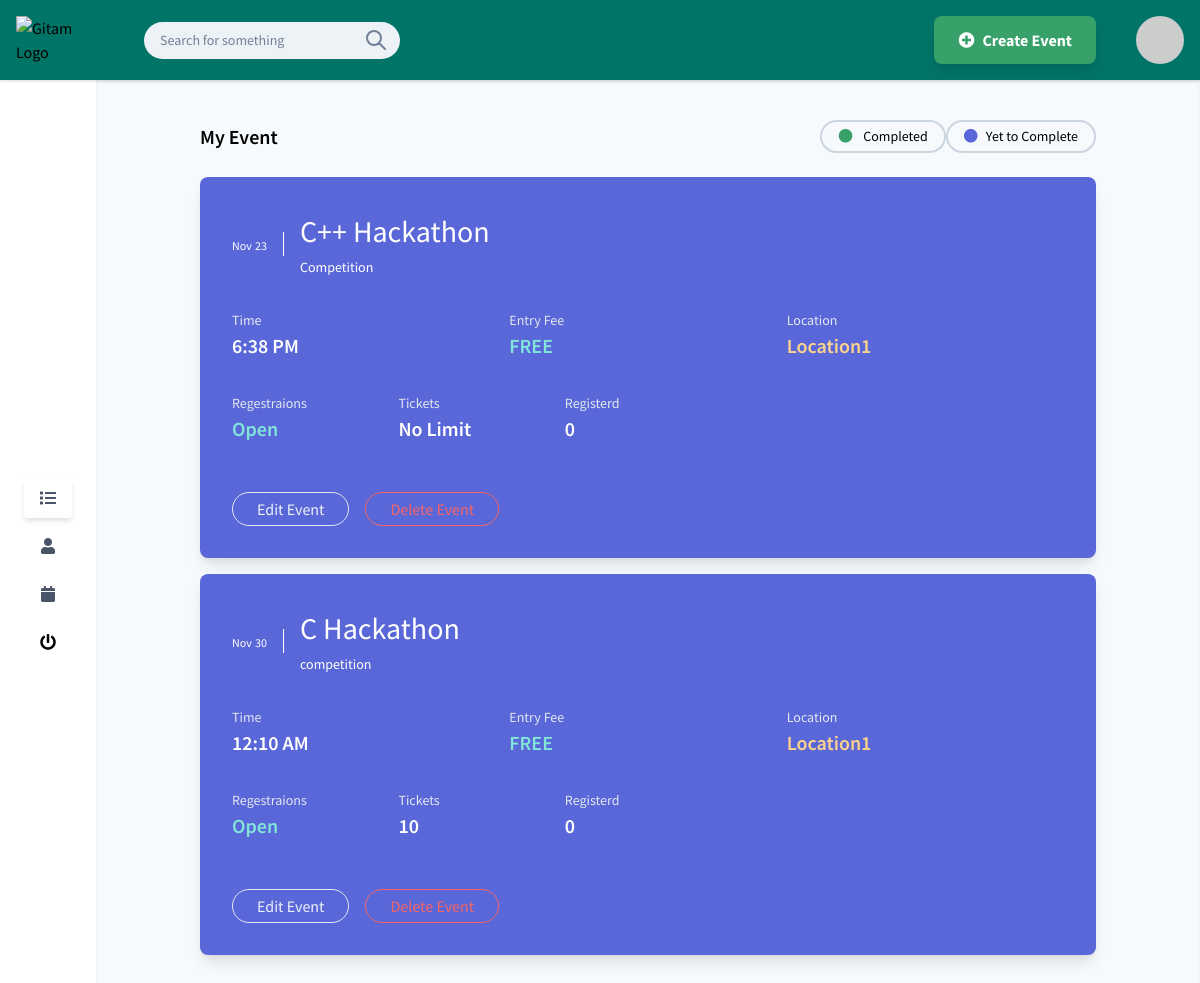
Page /organizer/myevents/ (signed in) on the earlier database version.
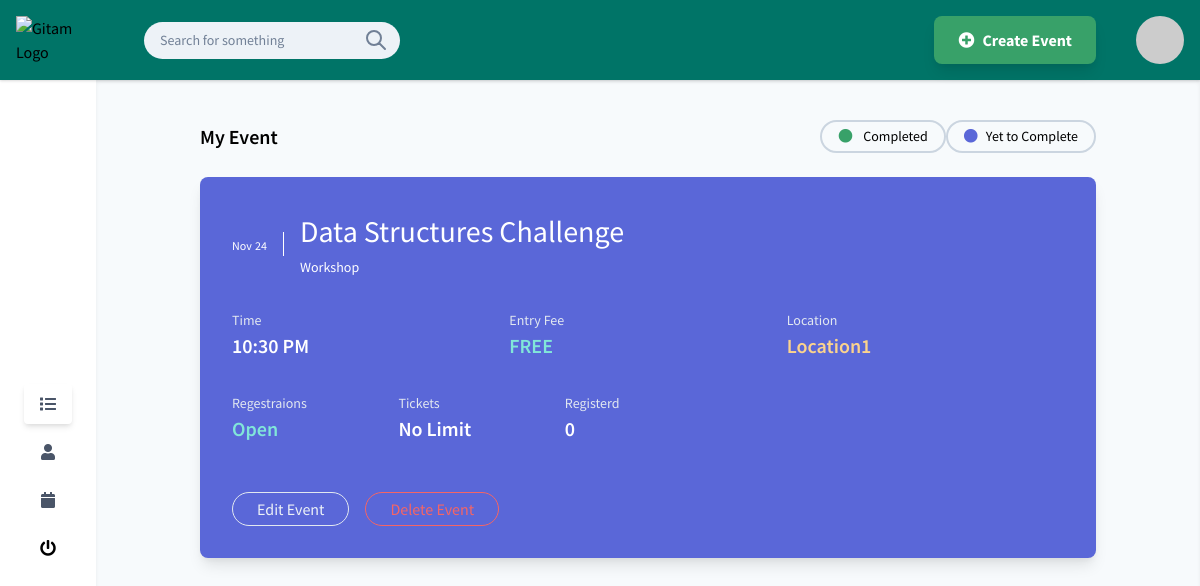
Same page on the later database version.
### events/models.py (models this page shows)
class Event(models.Model):
    LOCATION_CHOICE = [
        ("Location1", "Location1"),
        ("Location2", "Location2"),
        ("Location3", "Location3"),
        ("Location4", "Location4"),
        ("Location5", "Location5"),
    ]
    CATEGORY_CHOICE = [
        ("WorkShop", "WorkShop"),
        ("Competition", "Competition"),
        ("Tech Talk", "Tech Talk"),
        ("Gaming", "Gaming"),
        ("Entertainment", "Entertainment"),
    ]
    name = models.CharField(max_length=100)
    description = models.TextField(blank=True,null=True)
    date = models.DateField()
    time = models.TimeField()
    location = models.CharField(max_length=50,choices=LOCATION_CHOICE,blank=True,null=True)
    category = models.CharField(max_length=50,choices=CATEGORY_CHOICE)
    fee = models.IntegerField(default="0")
    capacity = models.IntegerField(default=0)
    organizer = models.ForeignKey("users.Organizer",on_delete=models.CASCADE,null=False,blank=False)
    participants = models.ManyToManyField("users.Participant",related_name='events_participated', blank=True)
    image = models.ImageField(upload_to="event_images/",blank=True,null=True)
    is_completed = models.BooleanField(default=False)
    accept_registrations = models.BooleanField(default=True)

### events/views.py (the view)
# urls.py: path("organizer/myevents/", myevents, name="my_events"),
def myevents(request):
    if request.user.role != "organizer":
        return JsonResponse({"error": "Forbidden"}, status=403)
    events = Event.objects.filter(organizer__user=request.user)
    events_count = events.count()
    for event in events:
        event.participant_count = event.participants.count()
        if event.is_completed:
            event.bg = "green"
        else:
            event.bg = "indigo"
    return render(request,"events/myevents.html",{"events":events,"events_count":events_count})

### Templates/events/myevents.html (shortened to what this page needs)
{% extends 'Dashboards/organizer.html'%}
{% block subcontent %}
<div class="w-full max-w-4xl mx-auto">
    <div class="w-full my-6 / flex  items-center">
        <h1 class="text-xl font-semibold flex-auto text-black">My Event</h1>
        <div class="flex flex-row align-right items-end  md:p-0">
            <a class="text-xs inline-block py-1 px-4 border-2 rounded-full border-gray-400 text-black / md:text-sm self-end hover:bg-white hover:text-gray-900"
                href=""><i class="fas fa-solid fa-circle mr-2" style="color: #38a169;"></i> Completed</a>
            <a class="text-xs inline-block py-1 px-4 border-2 rounded-full border-gray-400 text-black / md:text-sm self-end hover:bg-white hover:text-gray-900"
                href=""><i class="fas fa-solid fa-circle mr-2" style="color: #5a67d8;"></i>Yet to Complete</a>
        </div>
    </div>
    {% for event in events%}
    <section
        class="p-4 pt-0 mb-4 sm:p-8 sm:pt-0 rounded-lg bg-{{event.bg}}-600 md:flex md:flex-wrap items-center shadow-lg" id="event-{{ event.id }}">
        <div class="pt-4 / md:flex / lg:pt-8  / xl:w-8/12">
            <div class="lg:flex lg:items-center">
                <div class="border-white pr-4 mr-4 text-white / lg:border-r xl:flex xl:flex-col">
                    <span class="text-xs xl:text-base">{{ event.date|date:"M" }}</span>
                    <span class="text-xs xl:text-3xl leading-none">{{ event.date.day }}</span>
                </div>
                <div class="text-white xl:flex xl:flex-col">
                    <h2 class="text-2xl text-white font-semibold / lg:font-normal md:text-3xl">{{event.name}}</h2>
                    <span class="text-sm xl:text-base">{{ event.category }}</span>
                </div>
            </div>
        </div>
        <div class="w-full flex pt-4 / lg:pt-8 / xl:w-4/12">
            <div class="flex-1">
                <div class="text-gray-300 text-xs md:text-sm">Time</div>
                <div class="text-lg md:text-xl text-white font-semibold">{{ event.time|date:"g:i A" }}</div>
            </div>
            <div class="flex-1">
                <div class="text-gray-300 text-xs md:text-sm">Entry Fee</div>
                {% if event.fee %}
                <div class="text-xl md:text-2xl text-white font-semibold">₹ {{event.fee}}</div>
                {% else %}
                <div class="text-lg md:text-xl text-teal-300 font-semibold">FREE</div>
                {% endif %}
            </div>
            <div class="flex-1">
                <div class="text-gray-300 text-xs md:text-sm">Location </div>
                <div class="text-lg md:text-xl text-orange-300 font-semibold">{{event.location}}</div>
            </div>
        </div>
        <div
            class="w-full pt-4 flex flex-wrap items-center content-around / sm:pt-8 / md:content-between md:flex-auto  md:flex-wrap / xl:w-8/12">
            <div class="w-1/2 md:flex-1">
                <div class="text-gray-300 text-xs md:text-sm">Regestraions </div>
                {% if event.accept_registrations %}
                <div class="text-lg md:text-xl text-teal-300 font-semibold">Open</div>
                {% else %}
                <div class="text-lg md:text-xl text-red-300 font-semibold">Closed</div>
                {% endif %}
            </div>
            <div class="w-1/2 md:flex-1">
                <div class="text-gray-300 text-sm md:text-sm">Tickets
                </div>
                <div class="text-lg md:text-xl text-white font-semibold">{{event.capacity | default:"No Limit"}}</div>
            </div>
            <div class="w-1/2 md:flex-1">
                <div class="text-gray-300 text-sm md:text-sm">Registerd
                </div>
                <div class="text-lg md:text-xl text-white font-semibold">{{event.participant_count}}</div>
            </div>
        </div>
        <div class="mt-4 pt-6 / md:mt-12  md:flex md:justify-end md:items-center space-x-4 xl:w-4/12 md:p-0">
            <a class="inline-block py-1 px-6 border rounded-full border-gray-300 text-gray-200 hover:bg-white hover:text-gray-900"
                href="/organizer/myevents/{{event.id}}">
                Edit Event
            </a>
            <a class="inline-block py-1 px-6 ml-4 border rounded-full border-red-500 text-red-500 hover:bg-red-500 hover:text-white"
                onclick="deleteEvent({{event.id}})">
                Delete Event
            </a>
        </div>
    </section>
    {% endfor %}
</div>
{% endblock subcontent %}

### Templates/Dashboards/organizer.html (shortened to what this page needs)
{% extends "Dashboards/base.html" %}
{% block header %}
<div class="mr-10">
    <a href="{% url 'create_event' %}">
        <button type="submit"
            class="bg-green-600 hover:bg-green-700 text-white font-bold px-6 py-3 rounded-lg shadow-lg focus:outline-none focus:ring-4 focus:ring-green-400">
            <i class="fas fa-plus-circle mr-2"></i>Create Event
        </button>
    </a>
</div>
{% endblock header %}
{% block sidebar %}
<li class="mb-2">
    <button class="p-2 px-4 rounded hover:bg-green-200 shadow-md">
        <a href="/organizer">
            <i class="fas fa-list text-gray-700">
            </i>
        </a>
    </button>
</li>
<li class="mb-2">
    <button class="p-2 px-4 rounded hover:bg-green-100 hover:shadow-md">
        <i class="fas fa-user text-gray-700">
        </i>
    </button>
</li>
<li class="mb-2">
    <button class="p-2 px-4 rounded hover:bg-green-100 hover:shadow-md">
        <a href="/organizer/myevents/">
            <i class="fas fa-calendar text-gray-700">
            </i>
        </a>
    </button>
</li>
{% endblock sidebar %}
{% block content %}
<main class="bg-gray-100 h-full flex-1 p-4 shadow-inner mx-auto overflow-y-auto">
    <div class="w-full max-w-6xl mx-auto">
        <section id="events">
            {% block subcontent %}{% endblock subcontent %}
        </section>
    </div>
</main>
{% endblock content %}

### Templates/Dashboards/base.html (shortened to what this page needs)
<!DOCTYPE html>
<html lang="en" class="overflow-y-non">
<head>
    <link rel='stylesheet' href='https://cdnjs.cloudflare.com/ajax/libs/tailwindcss/1.1.2/tailwind.min.css'>
    <link rel='stylesheet' href='https://cdnjs.cloudflare.com/ajax/libs/font-awesome/5.11.2/css/all.min.css'>
</head>
<body>
    <div id="app" class="md:flex md:flex-wrap antialiased h-screen overflow-y-none">
        <header class=" w-full p-4 z-10 shadow flex flex-wrap items-center content-between">
            <img src="https://www.gitam.edu/themes/gitam/assets/images/gitam-logo.svg" class="w-20 mr-12 h-auto"
                alt="Gitam Logo">
            <div class="flex-grow">
                <div class="relative w-64">
                    <span class="absolute pr-3 inset-y-0 right-0 flex items-center">
                        <svg class="h-6 w-6 text-gray-600" viewBox="0 0 24 24" fill="none">
                            <path stroke="currentColor" stroke-width="2" stroke-linecap="round"
                                d="M21 21l-6-6m2-5a7 7 0 11-14 0 7 7 0 0114 0z"></path>
                        </svg>
                    </span>
                    <input
                        class="block w-full rounded-full  bg-gray-200 pr-10 pl-4 py-2 text-gray-900 text-sm placeholder-gray-600"
                        placeholder="Search for something">
                </div>
            </div>
            {% block header %}{% endblock header %}
            <img class="rounded-full h-12 w-12" src="https://randomuser.me/api/portraits/men/17.jpg" alt="">
        </header>
        <aside class="w-full lg:w-24 p-2 px-4">
            <ul class="h-full flex lg:flex-col items-center justify-center">
                {% block sidebar %}{% endblock sidebar %}
                <li class="mb-2">
                    <button class="p-2 px-4 rounded hover:bg-red-100 hover:shadow-md" id="logout-btn">
                        <a href="/logout/">
                            <i class="fas fa-solid fa-power-off">
                            </i>
                        </a>
                    </button>
                </li>
            </ul>
        </aside>
        {% block content %}{% endblock content %}
    </div>
</body>
</html>

### Templates/Dashboards/base.html (style rules this page uses)
body { font-family: "Source Sans Pro", sans-serif; }
* { box-sizing: border-box; }
header { background-color: #007467; }

Differences in the rows shown:
removed Event: date "Nov", date.day "23", name "C++ Hackathon", category "Competition", time "6:38 PM", fee "FREE", location "Location1", accept_registrations "Open", capacity "No Limit", participant_count "0"
removed Event: date "Nov", date.day "30", name "C Hackathon", category "competition", time "12:10 AM", fee "FREE", location "Location1", accept_registrations "Open", capacity "10", participant_count "0"
added Event: date "Nov", date.day "24", name "Data Structures Challenge", category "Workshop", time "10:30 PM", fee "FREE", location "Location1", accept_registrations "Open", capacity "No Limit", participant_count "0"
